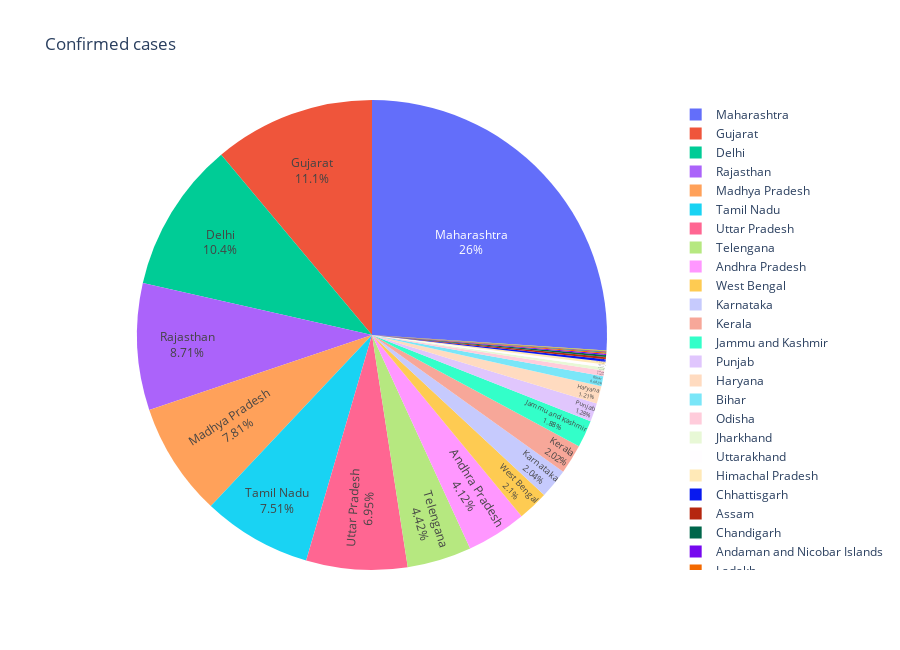

This figure's notebook cell:
### Markdown cell above
### Confirmed cases pie chart

### Code cell
fig = px.pie(date_table.loc[date_table.last_valid_index()], values='Confirmed', names='State/UnionTerritory', title='Confirmed cases', )
fig.update_layout(
    autosize=False,
    width=900,
    height=650)
fig.update_traces(textposition='inside', textinfo='percent+label')
fig.show()

### Figure 1 — Plotly figure (JSON) as saved in the notebook; plotly's stock layout.template omitted (floating-point values rounded to 4 significant figures)
{"data": [{"domain": {"x": [0, 1], "y": [0, 1]}, "hovertemplate": "State/UnionTerritory=%{label}<br>Confirmed=%{value}<extra></extra>", "labels": ["Andaman and Nicobar Islands", "Andhra Pradesh", "Arunachal Pradesh", "Assam", "Bihar", "Chandigarh", "Chhattisgarh", "Delhi", "Goa", "Gujarat", "Haryana", "Himachal Pradesh", "Jammu and Kashmir", "Jharkhand", "Karnataka", "Kerala", "Ladakh", "Madhya Pradesh", "Maharashtra", "Manipur", "Meghalaya", "Mizoram", "Odisha", "Puducherry", "Punjab", "Rajasthan", "Tamil Nadu", "Telengana", "Tripura", "Uttar Pradesh", "Uttarakhand", "West Bengal"], "legendgroup": "", "name": "", "showlegend": true, "textinfo": "percent+label", "textposition": "inside", "type": "pie", "values": [18, 895, 1, 35, 148, 27, 36, 2248, 7, 2407, 262, 40, 407, 49, 443, 438, 18, 1695, 5652, 2, 12, 1, 83, 7, 277, 1890, 1629, 960, 2, 1509, 46, 456]}], "layout": {"autosize": false, "height": 650, "legend": {"tracegroupgap": 0}, "title": {"text": "Confirmed cases"}, "width": 900}}
